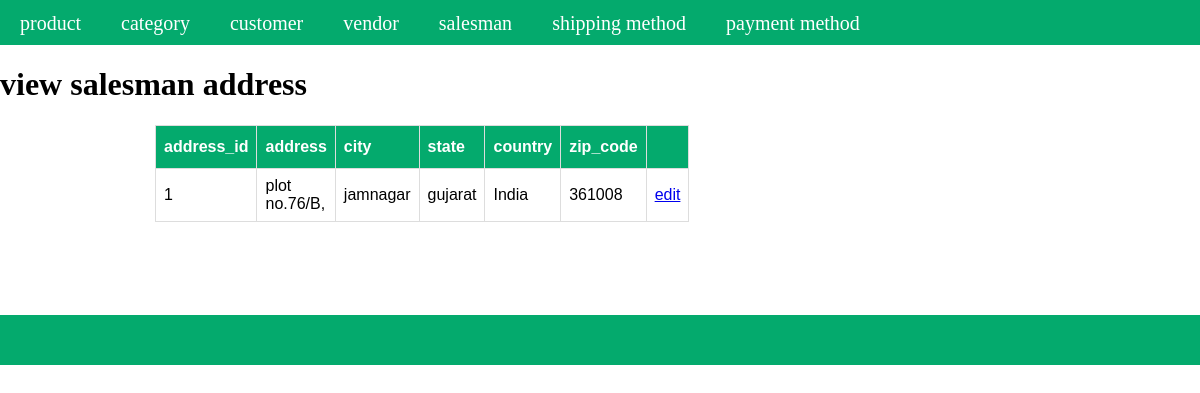
/index.php?a=grid&c=salesman_address&salesman_id=35, run on the app's committed database.
### tables this page shows
CREATE TABLE `salesman_address` (
  `address_id` int(11) NOT NULL,
  `address` varchar(255) NOT NULL,
  `city` varchar(255) NOT NULL,
  `state` varchar(255) NOT NULL,
  `country` varchar(255) NOT NULL,
  `zip_code` int(6) NOT NULL,
  `created_at` datetime NOT NULL DEFAULT current_timestamp(),
  `updated_at` datetime DEFAULT NULL,
  `salesman_id` int(11) NOT NULL
);

### Controller/Core/Action.php (called while the page is built, shortened)
<?php
class Controller_Core_Action
{
	public function getTemplete($templetePath)
	{
		require_once "View".DS.$templetePath;
	}
}
?>

### Controller/Salesman/Address.php (called while the page is built, shortened)
<?php
require_once 'Controller/Core/Action.php';
class Controller_Salesman_Address extends Controller_Core_Action
{
	protected $salesmanAddress = [];
	protected $modelSalesmanAddress = null;
	public function gridAction()
	{
		$request = $this->getRequest();
		$id['salesman_id']=(int)$request->getParam('salesman_id');
		$modelSalesmanAddress =$this->getModelSalesmanAddress();
		$address =$modelSalesmanAddress->fetchrow($id);
		$this->getTemplete('salesman_address/grid.phtml');
	}
    public function getSalesmanAddress()
    {
        return $this->salesmanAddress;
    }
    public function setSalesmanAddress($salesmanAddress)
    {
        $this->salesmanAddress = $salesmanAddress;
        return $this;
    }
    public function getModelSalesmanAddress()
    {
        if(!$this->modelSalesmanAddress)
        {
        	$this->modelSalesmanAddress = new Model_SalesmanAddress();
        }
        return $this->modelSalesmanAddress;
    }
}
?>

### Controller/Core/Front.php (called while the page is built, shortened)
<?php
class Controller_Core_Front
{
	public function getRequest()
	{
		$request = new Model_Core_Request();
		return $request;
	}
	public function init()
	{
		$request = $this->getRequest();
		$action = $request->getActionName().'Action';
		$Controller = new $controllerClassName();
		$Controller->$action();
	}
}
?>

### index.php (called while the page is built, shortened)
<?php
require_once 'Controller/Core/Front.php';
class Ccc
{
	public static function init()
	{
		$front = new Controller_Core_Front();
		$front->init();
	}
}
Ccc::init();
?>

### Model/Core/Adapter.php (called while the page is built, shortened)
<?php
class Model_core_Adapter{
	public $servername="localhost";
	public $username="root";
	public $password="";
	public $dbname ="project-krushal-vataliya";
   public $connect = null;
	public function connect(){
      if($this->connect == null)
      {
		$this->connect = mysqli_connect($this->servername, $this->username, $this->password ,$this->dbname);
      }
      return $this->connect;
	   }
   public function fetchRow($query){
   	$connect =$this->connect();
   	$result =$connect->query($query);
   		return $result->fetch_assoc();
   }
}
?>

### Model/Core/Table.php (called while the page is built, shortened)
<?php
require_once 'Model/Core/Adapter.php';
class Model_Core_Table
{
	public $tableName = null;
	public function getAdapter()
	{
		$adapter = new Model_Core_Adapter();
		return $adapter;
	}
    public function setTableName($tableName)
    {
        $this->tableName = $tableName;
        return $this;
    }
	public function fetchRow($id, $query = null)
	{
		$adapter = $this->getAdapter();
		if(is_array($id))
		{
			$where = [];
			if(count($id) == 1)
			{
			foreach ($id as $key => $value) {
			$where [] =" `$key` = '{$value}'" ;
			}
			$sql ="SELECT * FROM `{$this->tableName}` WHERE ".implode(' ', $where);
			}
			else
			{
			foreach ($id as $key => $value)
			{
				$where [] =" `$key` = '$value'" ;
			}
			$sql ="SELECT * FROM `{$this->tableName}` WHERE " .implode('AND', $where) ;
			}
		}
		$result = $adapter->fetchRow($sql);
		return $result;
	}
}
?>

### View/salesman_address/grid.phtml (the view, shortened to what this page needs)
<?php
$address = $this->getSalesmanAddress();
?>
<!DOCTYPE html>
<html>
	<head>
		<link rel="stylesheet" href="Model/Skin/css/style.css">
	</head>
	<body>
		<?php require_once "View/html/header.phtml" ?>
		<div class="flx"><div><h1>view salesman address</h1></div><div style="margin-left: 635px;margin-top: 15px;"></div></div>
		<table id="product">
			<tr>
				<th>address_id</th>
				<th>address</th>
				<th>city</th>
				<th>state</th>
				<th>country</th>
				<th>zip_code</th>
				<th> </th>
			</tr>
			<tr>
				<td><?php echo $address['address_id'] ?> </td>
				<td><?php echo $address['address'] ?></td>
				<td><?php echo $address['city'] ?></td>
				<td><?php echo $address['state'] ?></td>
				<td><?php echo $address['country'] ?></td>
				<td><?php echo $address['zip_code'] ?></td>
				<td><a href="http://localhost/project-krushal-vataliya/index.php?a=edit&c=salesman_address&salesman_id=<?php echo $address['salesman_id'] ?>">edit</a></td>
			</tr>
		</table>
	</body>
	<?php require_once "View/html/footer.phtml" ?>
</html>

### Model/Skin/css/style.css (style rules this page uses)
body { display: block; margin: 0px;justify-content: center; }
.flx { display: flex; }
#product { font-family: Arial, Helvetica, sans-serif; border-collapse: collapse; width: 25px; margin-left: 155px; }
#product td, #product th { border: 1px solid #ddd; padding: 8px; }
#product tr:nth-child(odd) { background-color: #f2f2f2; }
#product th { padding-top: 12px; padding-bottom: 12px; text-align: left; background-color: #04AA6D; color: white; }

### data on the page
salesman_address: address_id "1", address "plot no.76/B,", city "jamnagar", state "gujarat", country "India", zip_code "361008"
